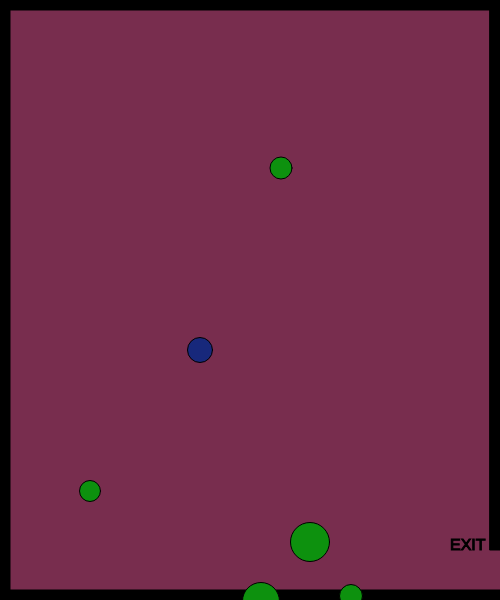
Frame 1 (no input)
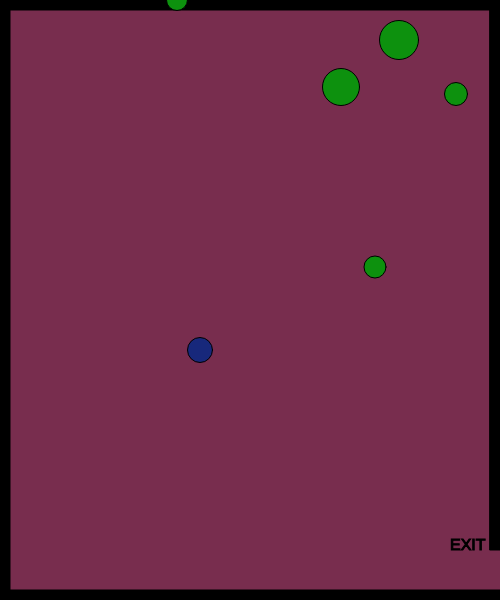
Frame 60 (no input)
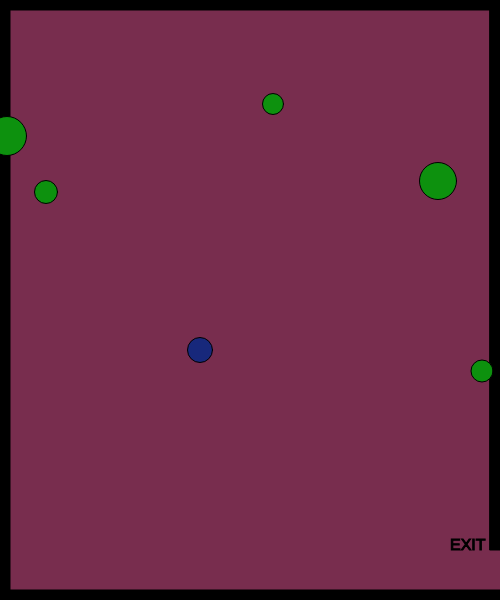
Frame 120 (the mouse pressed at the canvas centre since frame 60)

The p5.js sketch that drew these frames (run headless with seeded random() and noise() and a simulated clock; from frame 60 on, the mouse is pressed at the canvas centre):

// p5.js sketch
// ── sketch.js
// x and y for my character
var characterX = 100;
var characterY = 100;
// define the key codes for each letter
var w = 87; 
var s = 83;
var a = 65;
var d = 68;

// x and y for a shape
var shapeX = 30;
var shapeY = 50;

var shapeXs = [];
var shapeYs = [];
var diameters = [];

var shapeXSpeeds = [];
var shapeYSpeeds = [];

// create a shape when the mouse is clicked
var mouseShapeX;
var mouseShapeY;
function setup()
{
    createCanvas(500, 600);
    // get a random speed when the it first starts
    for(var i = 0; i < 5; i++)
    {
        shapeXSpeeds[i] = Math.floor(Math.random() * (Math.floor(Math.random() * 5)) + 1);
        shapeYSpeeds[i] = Math.floor(Math.random() * (Math.floor(Math.random() * 5)) + 1);
        shapeXs[i] = getRandomNumber(500);
        shapeYs[i] = getRandomNumber(600);
        diameters[i] = getRandomNumber(30);
    }
    
    createCharacter(200,350);
}

function draw()
{
    background(120,45,78);
    stroke(0);
    fill(0);
    
    // call createBorders function
    createBorders(10);

    // exit message
    textSize(16);
    text("EXIT", width-50,height-50)

    //createCharacter(200,350);
    drawCharacter();
    characterMovement();


    // potential enemy
    fill(13,145,14);
    // draw the shape
    for(var i = 0; i < shapeXs.length; i++)
    {
        circle(shapeXs[i], shapeYs[i], diameters[i]);
        shapeXSpeeds[i] = Math.floor(Math.random() * (Math.floor(Math.random() * 5)) + 1);
        shapeYSpeeds[i] = Math.floor(Math.random() * (Math.floor(Math.random() * 5)) + 1);
   
    
    
   
    // move the shape
    shapeXs[i] += shapeXSpeeds[i];
    shapeYs[i] += shapeYSpeeds[i];
    // check to see if the shape has gone out of bounds
    if(shapeXs[i] > width)
    {
        shapeXs[i] = 0;
    }
    if(shapeXs[i] < 0)
    {
        shapeXs[i] = width;
    }
    if(shapeYs[i] > height)
    {
        shapeYs[i] = 0;
    }
    if(shapeYs[i] < 0)
    {
        shapeYs[i] = height;
    }
    }
    // check to see if the character has left the exit
    if(characterX > width && characterY > width-50)
    {
        fill(0);
        stroke(5);
        textSize(26);
        text("You Win!", width/2-50, height/2-50);
    }

    // create the shape based on the mouse click
    fill(120,130,140);
    circle(mouseShapeX, mouseShapeY, 25);
}

function characterMovement()
{
    // handle the keys
    if(keyIsDown(w))
    {
        characterY -= 10;   
    }
    if(keyIsDown(s))
    {
        characterY += 10;   
    }
    if(keyIsDown(a))
    {
        characterX -= 10;   
        console.log("movement: " + characterX);
    }
    if(keyIsDown(d))
    {
        characterX += 10;   
    }
}
function createCharacter(x,y)
{
    characterX = x;
    characterY = y;
    console.log(characterX);
    //character
    
   // circle(characterX,characterY,25);
}

function drawCharacter()
{
    fill(23,40,123);
    circle(characterX,characterY,25);
}
function createBorders(thickness)
{
    // top border
    rect(0,0,width,thickness);
    // left border
    rect(0,0,thickness,height);
    // bottom border
    rect(0, height-thickness,width, thickness);
    // right upper border
    rect(width-thickness,0,thickness,height-50);
}

function mouseClicked()
{
    mouseShapeX = mouseX;
    mouseShapeY = mouseY;
}
function getRandomNumber(number)
{
    return Math.floor(Math.random()*number)+10;
}
